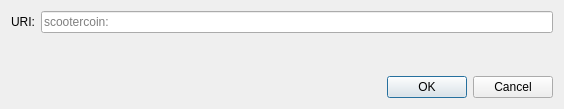
<?xml version="1.0" encoding="UTF-8"?>
<ui version="4.0">
 <class>OpenURIDialog</class>
 <widget class="QDialog" name="OpenURIDialog">
  <property name="geometry">
   <rect>
    <x>0</x>
    <y>0</y>
    <width>564</width>
    <height>109</height>
   </rect>
  </property>
  <property name="windowTitle">
   <string>Open scootercoin URI</string>
  </property>
  <layout class="QVBoxLayout" name="verticalLayout">
   <item>
    <layout class="QHBoxLayout" name="horizontalLayout">
     <item>
      <widget class="QLabel" name="label">
       <property name="text">
        <string>URI:</string>
       </property>
      </widget>
     </item>
     <item>
      <widget class="QValidatedLineEdit" name="uriEdit">
       <property name="placeholderText">
        <string notr="true">scootercoin:</string>
       </property>
      </widget>
     </item>
    </layout>
   </item>
   <item>
    <spacer name="verticalSpacer">
     <property name="orientation">
      <enum>Qt::Vertical</enum>
     </property>
     <property name="sizeHint" stdset="0">
      <size>
       <width>20</width>
       <height>40</height>
      </size>
     </property>
    </spacer>
   </item>
   <item>
    <widget class="QDialogButtonBox" name="buttonBox">
     <property name="orientation">
      <enum>Qt::Horizontal</enum>
     </property>
     <property name="standardButtons">
      <set>QDialogButtonBox::Cancel|QDialogButtonBox::Ok</set>
     </property>
    </widget>
   </item>
  </layout>
 </widget>
 <customwidgets>
  <customwidget>
   <class>QValidatedLineEdit</class>
   <extends>QLineEdit</extends>
   <header>qt/qvalidatedlineedit.h</header>
  </customwidget>
 </customwidgets>
 <resources/>
 <connections>
  <connection>
   <sender>buttonBox</sender>
   <signal>accepted()</signal>
   <receiver>OpenURIDialog</receiver>
   <slot>accept()</slot>
   <hints>
    <hint type="sourcelabel">
     <x>248</x>
     <y>254</y>
    </hint>
    <hint type="destinationlabel">
     <x>157</x>
     <y>274</y>
    </hint>
   </hints>
  </connection>
  <connection>
   <sender>buttonBox</sender>
   <signal>rejected()</signal>
   <receiver>OpenURIDialog</receiver>
   <slot>reject()</slot>
   <hints>
    <hint type="sourcelabel">
     <x>316</x>
     <y>260</y>
    </hint>
    <hint type="destinationlabel">
     <x>286</x>
     <y>274</y>
    </hint>
   </hints>
  </connection>
 </connections>
</ui>
